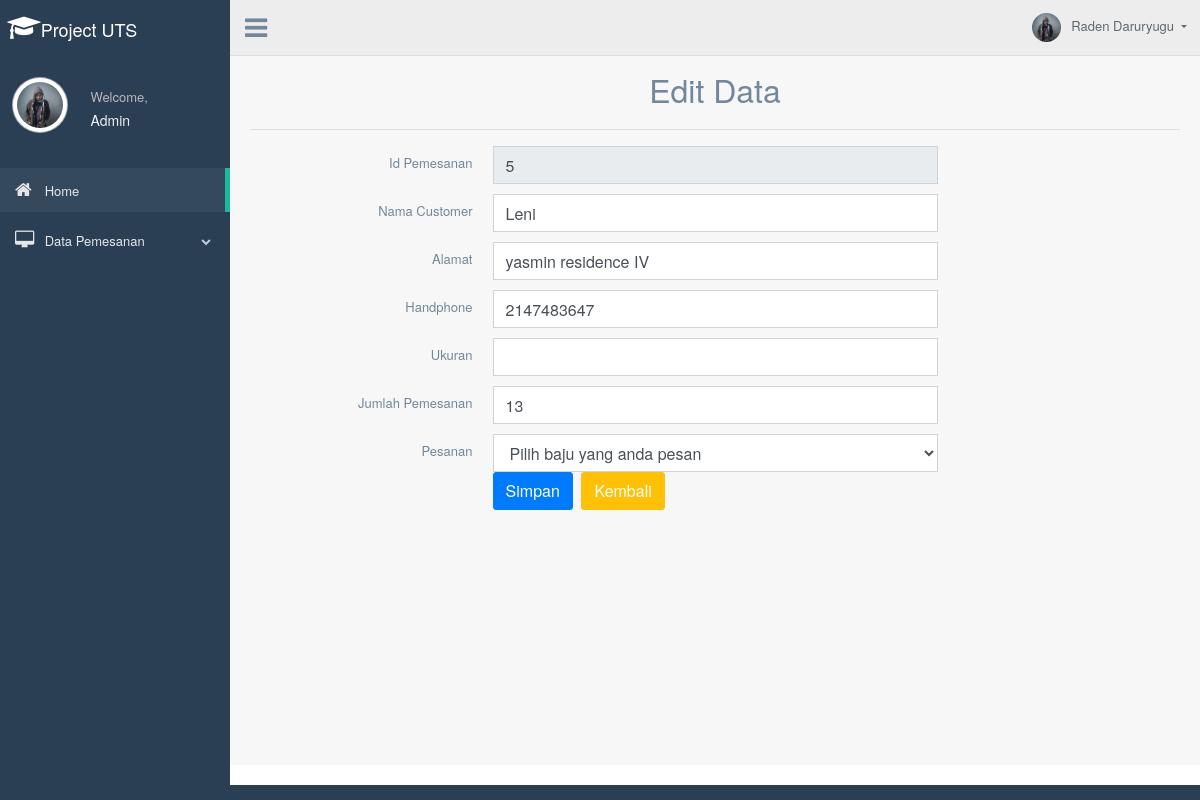
/user/admin/index.php?page=edit&id_pemesanan=5, run on the app's committed database.
### tables this page shows
CREATE TABLE `t_penjualan` (
  `id_pemesanan` int(12) NOT NULL,
  `nama` varchar(70) NOT NULL,
  `alamat` varchar(128) NOT NULL,
  `handphone` varchar(12) NOT NULL,
  `pesanan` varchar(20) NOT NULL,
  `jml_pemesanan` int(12) NOT NULL,
  `ukuran` varchar(12) NOT NULL
);

### user/admin/edit.php (the view, shortened to what this page needs)
<?php include('config.php'); ?>
	<div class="container" style="margin-top:20px">
		<center><font size="6">Edit Data</font></center>
		<hr>
		<?php
		if(isset($_GET['id_pemesanan'])){
			$id_pemesanan = $_GET['id_pemesanan'];
			$select = mysqli_query($koneksi, "SELECT * FROM t_penjualan WHERE id_pemesanan='$id_pemesanan'") or die(mysqli_error($koneksi));
			if(mysqli_num_rows($select) == 0){
				echo '<div class="alert alert-warning">ID tidak ada dalam database.</div>';
				exit();
			}else{
				$data = mysqli_fetch_assoc($select);
			}
		}
		?>
		<form action="index.php?page=edit&id_pemesanan=<?php echo $id_pemesanan; ?>" method="post">
			<div class="item form-group">
				<label class="col-form-label col-md-3 col-sm-3 label-align">Id Pemesanan</label>
				<div class="col-md-6 col-sm-6">
					<input type="text" name="id_pemesanan" class="form-control" size="4" value="<?php echo $data['id_pemesanan']; ?>" readonly required>
				</div>
			</div>
			<div class="item form-group">
				<label class="col-form-label col-md-3 col-sm-3 label-align">Nama Customer</label>
				<div class="col-md-6 col-sm-6">
					<input type="text" name="nama" class="form-control" value="<?php echo $data['nama']; ?>" required>
				</div>
			</div>
			<div class="item form-group">
				<label class="col-form-label col-md-3 col-sm-3 label-align">Alamat</label>
				<div class="col-md-6 col-sm-6">
					<input type="text" name="alamat" class="form-control" value="<?php echo $data['alamat']; ?>" required>
				</div>
			</div>
			<div class="item form-group">
				<label class="col-form-label col-md-3 col-sm-3 label-align">Handphone</label>
				<div class="col-md-6 col-sm-6">
					<input type="text" name="handphone" class="form-control" value="<?php echo $data['handphone']; ?>" required>
				</div>
			</div>
			<div class="item form-group">
				<label class="col-form-label col-md-3 col-sm-3 label-align">Ukuran</label>
				<div class="col-md-6 col-sm-6">
					<input type="text" name="ukuran" class="form-control" required>
				</div>
			</div>
			<div class="item form-group">
				<label class="col-form-label col-md-3 col-sm-3 label-align">Jumlah Pemesanan</label>
				<div class="col-md-6 col-sm-6">
					<input type="text" name="jml_pemesanan" class="form-control" value="<?php echo $data['jml_pemesanan']; ?>" required>
				</div>
			</div>
			<div class="item form-group">
				<label class="col-form-label col-md-3 col-sm-3 label-align">Pesanan</label>
				<div class="col-md-6 col-sm-6">
					<select name="pesanan" class="form-control" required>
					<option value="">Pilih baju yang anda pesan</option>
				</div>
			</div>
			<div class="item form-group">
				<div class="col-md-6 col-sm-6 offset-md-3">
					<input type="submit" name="submit" class="btn btn-primary" value="Simpan">
					<a href="index.php?page=tampil_mhs" class="btn btn-warning">Kembali</a>
				</div>
			</div>
		</form>
	</div>

### data on the page
t_penjualan: id_pemesanan "5", nama "Leni", alamat "yasmin residence IV", handphone "2147483647", jml_pemesanan "13"
